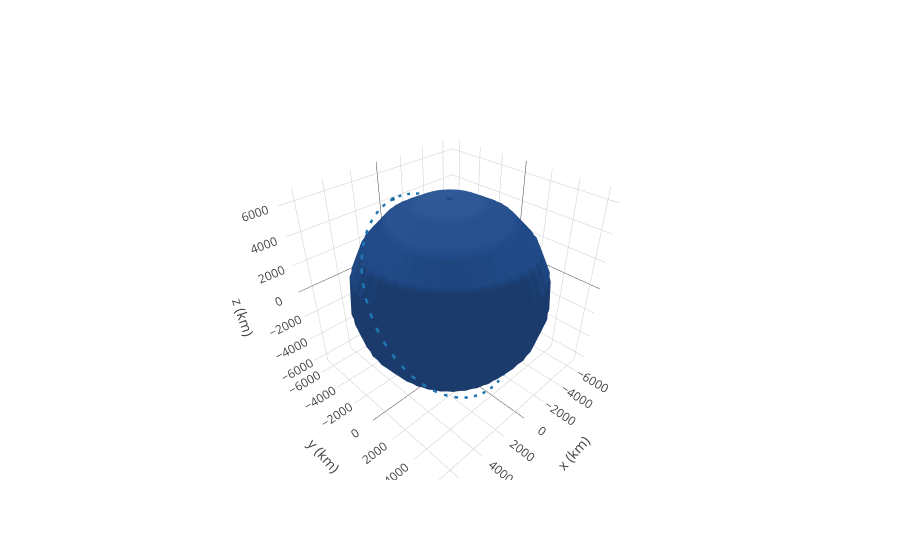

This figure's notebook cell:
### Code cell
frame = OrbitPlotter3D()

#frame.plot(molniya)
frame.plot(iss)

frame.show()
